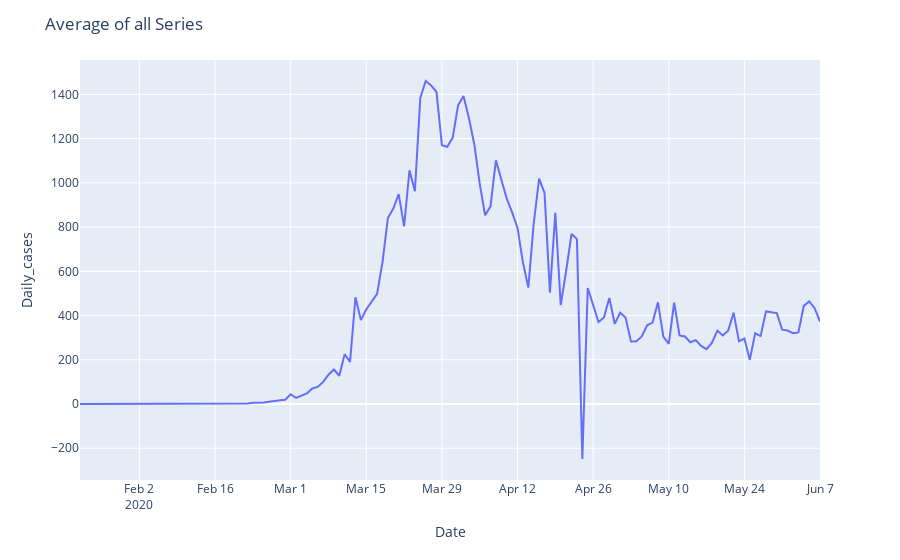

This figure's notebook cell:
### Code cell
# Plot our average target over time
ts.plot_series_average(training, ts_settings)
# """
# Plot average series 

# df: Pandas DataFrame
#     input data
# settings: timeseries settings (ts_settings)

# """

### Figure 1 — Plotly figure (JSON) as saved in the notebook; plotly's stock layout.template omitted (floating-point values rounded to 4 significant figures; data arrays with more than 128 entries replaced by an {"elided": "..."} marker saying what was removed)
{"data": [{"hoverlabel": {"namelength": 0}, "hovertemplate": "Date=%{x}<br>Daily_cases=%{y}", "legendgroup": "", "line": {"color": "#636efa", "dash": "solid"}, "mode": "lines", "name": "", "showlegend": false, "type": "scatter", "x": {"elided": "138 str values"}, "xaxis": "x", "y": {"elided": "138 float values"}, "yaxis": "y"}], "layout": {"autosize": true, "legend": {"tracegroupgap": 0}, "margin": {"t": 60}, "title": {"text": "Average of all Series"}, "xaxis": {"anchor": "y", "autorange": true, "domain": [0, 1], "range": ["2020-01-22", "2020-06-07"], "title": {"text": "Date"}, "type": "date"}, "yaxis": {"anchor": "x", "autorange": true, "domain": [0, 1], "range": [-343.6, 1556.0], "title": {"text": "Daily_cases"}, "type": "linear"}}}
